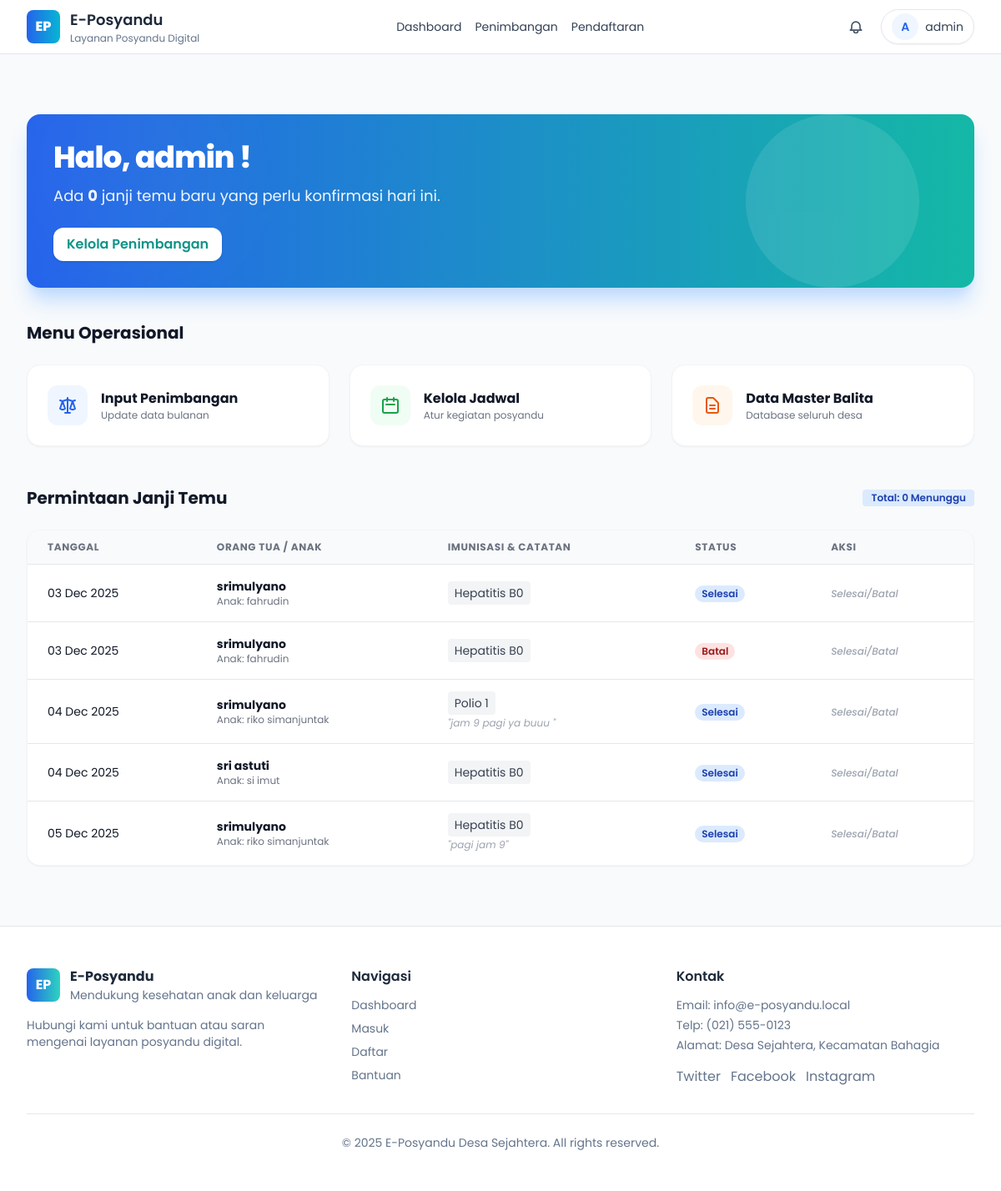
The page /pages/dashboard.php (signed in) on the database its author committed.
### tables this page shows
CREATE TABLE `janji_imunisasi` (
  `id` int(11) NOT NULL,
  `user_id` int(11) NOT NULL,
  `balita_id` int(11) NOT NULL,
  `imunisasi_id` int(11) NOT NULL,
  `tanggal_rencana` date NOT NULL,
  `catatan` text DEFAULT NULL,
  `status` enum('Menunggu','Disetujui','Selesai','Batal') DEFAULT 'Menunggu',
  `created_at` timestamp NOT NULL DEFAULT current_timestamp()
);

CREATE TABLE `users` (
  `id` int(11) NOT NULL,
  `nama_lengkap` varchar(100) NOT NULL,
  `email` varchar(100) NOT NULL,
  `password` varchar(255) DEFAULT NULL,
  `google_id` varchar(255) DEFAULT NULL,
  `role` enum('admin','user') DEFAULT 'user',
  `avatar` varchar(255) DEFAULT 'default.png',
  `created_at` timestamp NOT NULL DEFAULT current_timestamp()
);

CREATE TABLE `balita` (
  `id` int(11) NOT NULL,
  `user_id` int(11) DEFAULT NULL,
  `nama_balita` varchar(100) NOT NULL,
  `nik` varchar(16) DEFAULT NULL,
  `tgl_lahir` date DEFAULT NULL,
  `jenis_kelamin` enum('L','P') DEFAULT NULL,
  `nama_ayah` varchar(100) DEFAULT NULL,
  `nama_ibu` varchar(100) DEFAULT NULL
);

CREATE TABLE `master_imunisasi` (
  `id` int(11) NOT NULL,
  `nama_imunisasi` varchar(50) DEFAULT NULL,
  `usia_wajib_bulan` int(11) DEFAULT NULL
);

### pages/dashboard.php (the view, shortened to what the rows shown need)
<?php
require '../config.php';
$user_id = $_SESSION['user_id'];
$role = $_SESSION['role'];
$queryAnak = mysqli_query($conn, "SELECT * FROM balita WHERE user_id = '$user_id'");
require '../layout/header.php';
?>
<main class="max-w-7xl mx-auto px-4 sm:px-6 lg:px-8 py-8">
    <section aria-label="Welcome Banner" class="bg-gradient-to-r from-blue-600 to-teal-500 rounded-2xl p-8 text-white shadow-xl shadow-blue-200 mb-10 relative overflow-hidden">
        <div class="relative z-10 max-w-2xl fade-up">
            <h1 class="text-3xl md:text-4xl font-extrabold tracking-tight">Halo, <?= htmlspecialchars($_SESSION['nama']); ?> !</h1>
        </div>
    </section>
    <?php if ($role == 'user'): ?>
        <section aria-labelledby="daftar-anak-title" class="mb-12">
            <header class="mb-6 flex flex-col sm:flex-row justify-between items-start sm:items-end gap-4">
                <div>
                    <h2 id="daftar-anak-title" class="text-2xl font-bold text-gray-900">Daftar Buah Hati</h2>
                    <p class="text-sm text-gray-500 mt-1">Data pertumbuhan anak Anda.</p>
                </div>
                <div class="flex gap-3">
                    <button onclick="toggleModal()" class="inline-flex items-center justify-center px-4 py-2 border border-blue-600 text-sm font-medium rounded-xl text-blue-600 bg-white hover:bg-blue-50 transition shadow-sm">
                        <svg xmlns="http://www.w3.org/2000/svg" class="h-5 w-5 mr-2" fill="none" viewBox="0 0 24 24" stroke="currentColor" stroke-width="2"><path stroke-linecap="round" stroke-linejoin="round" d="M12 4v16m8-8H4" /></svg>
                        Tambah Anak
                    </button>
                    <button onclick="toggleModalJanji()" class="inline-flex items-center justify-center px-4 py-2 border border-transparent text-sm font-medium rounded-xl text-white bg-blue-600 hover:bg-blue-700 transition shadow-sm shadow-blue-200">
                        <svg xmlns="http://www.w3.org/2000/svg" class="h-5 w-5 mr-2" fill="none" viewBox="0 0 24 24" stroke="currentColor" stroke-width="2"><path stroke-linecap="round" stroke-linejoin="round" d="M8 7V3m8 4V3m-9 8h10M5 21h14a2 2 0 002-2V7a2 2 0 00-2-2H5a2 2 0 00-2 2v12a2 2 0 002 2z" /></svg>
                        Buat Janji
                    </button>
                </div>
            </header>
            <div class="grid grid-cols-1 md:grid-cols-2 lg:grid-cols-3 gap-6">
                <?php
                mysqli_data_seek($queryAnak, 0);
                while($anak = mysqli_fetch_assoc($queryAnak)):
                    $umur = (new DateTime())->diff(new DateTime($anak['tgl_lahir']));
                ?>
                <article class="bg-white rounded-2xl shadow-sm border border-gray-100 overflow-hidden hover:shadow-lg transition-all group">
                    <div class="p-6">
                        <div class="flex items-center space-x-4">
                            <div class="<?= $anak['jenis_kelamin'] == 'L' ? 'bg-blue-50 text-blue-500' : 'bg-pink-50 text-pink-500'; ?> h-14 w-14 rounded-full flex items-center justify-center">
                                <svg xmlns="http://www.w3.org/2000/svg" class="h-8 w-8" fill="none" viewBox="0 0 24 24" stroke="currentColor" stroke-width="1.5"><path stroke-linecap="round" stroke-linejoin="round" d="M14.828 14.828a4 4 0 01-5.656 0M9 10h.01M15 10h.01M21 12a9 9 0 11-18 0 9 9 0 0118 0z" /></svg>
                            </div>
                            <div>
                                <h4 class="text-lg font-bold text-gray-900 group-hover:text-blue-600 transition"><?= htmlspecialchars($anak['nama_balita']); ?></h4>
                                <span class="text-xs bg-gray-100 text-gray-600 px-2 py-1 rounded"><?= $umur->y; ?> Thn <?= $umur->m; ?> Bln</span>
                            </div>
                        </div>
                    </div>
                    <a href="detail_anak.php?id=<?= $anak['id']; ?>" class="block bg-gray-50 hover:bg-blue-50 p-3 text-center text-sm font-semibold text-blue-600 border-t border-gray-100 transition">Lihat Detail →</a>
                </article>
                <?php endwhile; ?>
            </div>
        </section>
        <section aria-labelledby="janji-title">
             <h2 id="janji-title" class="text-2xl font-bold text-gray-900 mb-6">Janji Temu Aktif</h2>
             <div class="bg-white rounded-2xl shadow-sm border border-gray-100 overflow-hidden">
                <div class="overflow-x-auto">
                    <table class="min-w-full divide-y divide-gray-200">
                        <thead class="bg-gray-50">
                            <tr>
                                <th class="px-6 py-3 text-left text-xs font-bold text-gray-500 uppercase tracking-wider">Tanggal</th>
                                <th class="px-6 py-3 text-left text-xs font-bold text-gray-500 uppercase tracking-wider">Anak & Imunisasi</th>
                                <th class="px-6 py-3 text-left text-xs font-bold text-gray-500 uppercase tracking-wider">Status</th>
                            </tr>
                        </thead>
                        <tbody class="bg-white divide-y divide-gray-200">
                            <?php
                            $qUser = mysqli_query($conn, "SELECT j.*, b.nama_balita, m.nama_imunisasi FROM janji_imunisasi j JOIN balita b ON j.balita_id = b.id JOIN master_imunisasi m ON j.imunisasi_id = m.id WHERE j.user_id = '$user_id' ORDER BY j.tanggal_rencana DESC");
                            while($j = mysqli_fetch_assoc($qUser)):
                                $color = match($j['status']) { 'Menunggu'=>'bg-yellow-100 text-yellow-800', 'Disetujui'=>'bg-green-100 text-green-800', 'Selesai'=>'bg-blue-100 text-blue-800', 'Batal'=>'bg-red-100 text-red-800' };
                            ?>
                            <tr>
                                <td class="px-6 py-4 text-sm text-gray-900"><?= date('d M Y', strtotime($j['tanggal_rencana'])); ?></td>
                                <td class="px-6 py-4 text-sm text-gray-600">
                                    <div class="font-medium text-gray-900"><?= $j['nama_balita']; ?></div>
                                    <div class="text-xs"><?= $j['nama_imunisasi']; ?></div>
                                </td>
                                <td class="px-6 py-4"><span class="px-2 py-1 text-xs font-bold rounded-full <?= $color; ?>"><?= $j['status']; ?></span></td>
                            </tr>
                            <?php endwhile; ?>
                        </tbody>
                    </table>
                </div>
            </div>
        </section>
    <?php else: ?>
        <section aria-labelledby="admin-menu-title" class="mb-12">
            <h2 id="admin-menu-title" class="text-xl font-bold text-gray-900 mb-6">Menu Operasional</h2>
        </section>
        <section aria-labelledby="konfirmasi-janji-title">
            <div class="flex items-center justify-between mb-6">
                <h2 id="konfirmasi-janji-title" class="text-xl font-bold text-gray-900">Permintaan Janji Temu</h2>
            </div>
            <div class="bg-white rounded-2xl shadow-sm border border-gray-100 overflow-hidden">
                <div class="overflow-x-auto">
                    <table class="min-w-full divide-y divide-gray-200">
                        <thead class="bg-gray-50">
                            <tr>
                                <th class="px-6 py-3 text-left text-xs font-bold text-gray-500 uppercase tracking-wider">Tanggal</th>
                                <th class="px-6 py-3 text-left text-xs font-bold text-gray-500 uppercase tracking-wider">Orang Tua / Anak</th>
                                <th class="px-6 py-3 text-left text-xs font-bold text-gray-500 uppercase tracking-wider">Imunisasi & Catatan</th>
                                <th class="px-6 py-3 text-left text-xs font-bold text-gray-500 uppercase tracking-wider">Status</th>
                                <th class="px-6 py-3 text-left text-xs font-bold text-gray-500 uppercase tracking-wider">Aksi</th>
                            </tr>
                        </thead>
                        <tbody class="bg-white divide-y divide-gray-200">
    <?php
    $queryAdminJanji = mysqli_query($conn, "
        SELECT j.*, b.nama_balita, u.nama_lengkap as nama_ortu, m.nama_imunisasi
        FROM janji_imunisasi j
        JOIN balita b ON j.balita_id = b.id
        JOIN users u ON j.user_id = u.id
        JOIN master_imunisasi m ON j.imunisasi_id = m.id
        ORDER BY j.status = 'Menunggu' DESC, j.tanggal_rencana ASC
    ");
    while($row = mysqli_fetch_assoc($queryAdminJanji)):
        $statusClass = match($row['status']) {
            'Menunggu' => 'bg-yellow-100 text-yellow-800',
            'Disetujui' => 'bg-green-100 text-green-800',
            'Selesai' => 'bg-blue-100 text-blue-800',
            'Batal' => 'bg-red-100 text-red-800',
        };
    ?>
    <tr class="hover:bg-gray-50 transition">
        <td class="px-6 py-4 whitespace-nowrap text-sm text-gray-900">
            <?= date('d M Y', strtotime($row['tanggal_rencana'])); ?>
        </td>
        <td class="px-6 py-4">
            <div class="text-sm font-bold text-gray-900"><?= htmlspecialchars($row['nama_ortu']); ?></div>
            <div class="text-xs text-gray-500">Anak: <?= htmlspecialchars($row['nama_balita']); ?></div>
        </td>
        <td class="px-6 py-4">
            <span class="text-sm text-gray-700 bg-gray-100 px-2 py-1 rounded"><?= $row['nama_imunisasi']; ?></span>
            <?php if($row['catatan']): ?>
                <p class="text-xs text-gray-400 mt-1 italic">"<?= htmlspecialchars($row['catatan']); ?>"</p>
            <?php endif; ?>
        </td>
        <td class="px-6 py-4 whitespace-nowrap">
            <span class="px-2 inline-flex text-xs leading-5 font-semibold rounded-full <?= $statusClass; ?>">
                <?= $row['status']; ?>
            </span>
        </td>
        <td class="px-6 py-4 whitespace-nowrap text-sm font-medium">
            <?php if($row['status'] != 'Selesai' && $row['status'] != 'Batal'): ?>
                <div class="flex items-center gap-2">
                    <button onclick="bukaModalSelesai(
                        '<?= $row['id']; ?>',
                        '<?= htmlspecialchars($row['nama_balita'], ENT_QUOTES); ?>',
                        '<?= $row['nama_imunisasi']; ?>'
                    )" class="bg-green-100 text-green-600 p-2 rounded-lg hover:bg-green-600 hover:text-white transition" title="Selesaikan & Catat Riwayat">
                        <svg class="w-5 h-5" fill="none" stroke="currentColor" viewBox="0 0 24 24"><path stroke-linecap="round" stroke-linejoin="round" stroke-width="2" d="M5 13l4 4L19 7"></path></svg>
                    </button>
                    <form method="POST" action="" class="flex items-center">
                        <input type="hidden" name="janji_id" value="<?= $row['id']; ?>">
                        <select name="status_baru" onchange="this.form.submit()" class="text-xs border-gray-300 rounded-lg focus:ring-blue-500 focus:border-blue-500 py-1.5 ml-1">
                            <option value="" disabled selected>Ubah...</option>
                            <option value="Disetujui">Setujui</option>
                            <option value="Batal">Batalkan</option>
                        </select>
                        <input type="hidden" name="update_status" value="1">
                    </form>
                </div>
            <?php else: ?>
                <span class="text-gray-400 text-xs italic">Selesai/Batal</span>
            <?php endif; ?>
        </td>
    </tr>
    <?php endwhile; ?>
                        </tbody>
                    </table>
                </div>
            </div>
        </section>
    <?php endif; ?>
</main>
<?php require '../layout/footer.php'; ?>

### rows shown on the page
janji_imunisasi: tanggal_rencana "03 Dec 2025", user.nama_lengkap "srimulyano", balita.nama_balita "fahrudin", imunisasi.nama_imunisasi "Hepatitis B0", status "Selesai", shows "Selesai/Batal"
janji_imunisasi: tanggal_rencana "03 Dec 2025", user.nama_lengkap "srimulyano", balita.nama_balita "fahrudin", imunisasi.nama_imunisasi "Hepatitis B0", status "Batal", shows "Selesai/Batal"
janji_imunisasi: tanggal_rencana "04 Dec 2025", user.nama_lengkap "srimulyano", balita.nama_balita "riko simanjuntak", imunisasi.nama_imunisasi "Polio 1", catatan "jam 9 pagi ya buuu", status "Selesai", shows "Selesai/Batal"
janji_imunisasi: tanggal_rencana "04 Dec 2025", user.nama_lengkap "sri astuti", balita.nama_balita "si imut", imunisasi.nama_imunisasi "Hepatitis B0", status "Selesai", shows "Selesai/Batal"
janji_imunisasi: tanggal_rencana "05 Dec 2025", user.nama_lengkap "srimulyano", balita.nama_balita "riko simanjuntak", imunisasi.nama_imunisasi "Hepatitis B0", catatan "pagi jam 9", status "Selesai", shows "Selesai/Batal"

### other values the page prints
substr($_SESSION['nama'] ?? 'U',0,1) "A"
$_SESSION['nama'] "admin"
$pendingCount "0"
